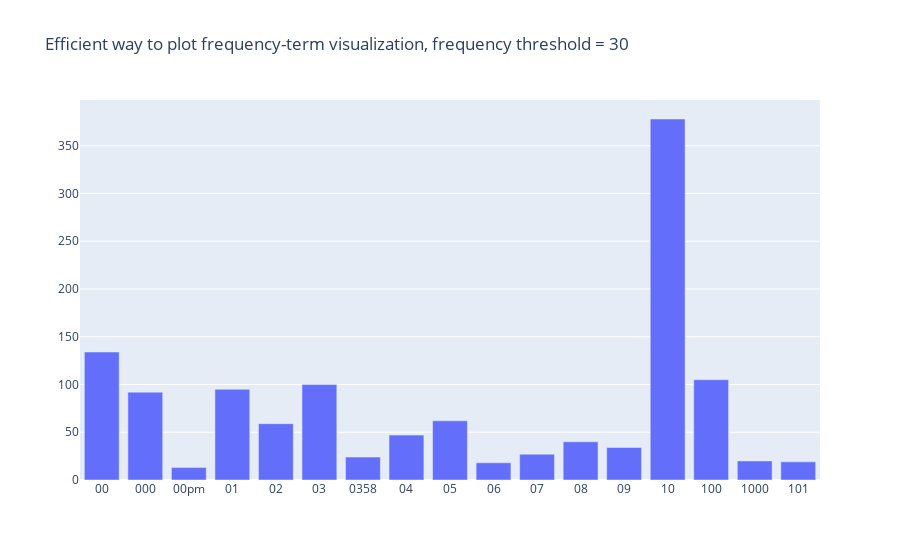

Notebook source saved alongside this figure:
### Markdown cell above
#### My answer 
* Since we care more about high frequency terms, so I think we can reduce the number of terms by setting a threshold, only plot the terms that their frequency is above the threshold.
* By doing so, we can plot a meaningful visualization plot very efficiently.

### Code cell
df = pd.DataFrame({'term': count_vect.get_feature_names()[:300],'frequency': term_frequencies[:300]})
df_reduced = df.query('frequency > 10')
fig = go.Figure([go.Bar(x=df_reduced['term'], y=df_reduced['frequency'])])
# need to set x-axis type to be 'category' or can't show bar
fig.layout.xaxis.type = 'category'
fig.layout.title.text = 'Efficient way to plot frequency-term visualization, frequency threshold = 30' 
fig.show()

### Figure 1 — Plotly figure (JSON) as saved in the notebook; plotly's stock layout.template omitted (floating-point values rounded to 4 significant figures)
{"data": [{"type": "bar", "x": ["00", "000", "00pm", "01", "02", "03", "0358", "04", "05", "06", "07", "08", "09", "10", "100", "1000", "101"], "y": [134, 92, 13, 95, 59, 100, 24, 47, 62, 18, 27, 40, 34, 378, 105, 20, 19]}], "layout": {"title": {"text": "Efficient way to plot frequency-term visualization, frequency threshold = 30"}, "xaxis": {"type": "category"}}}
